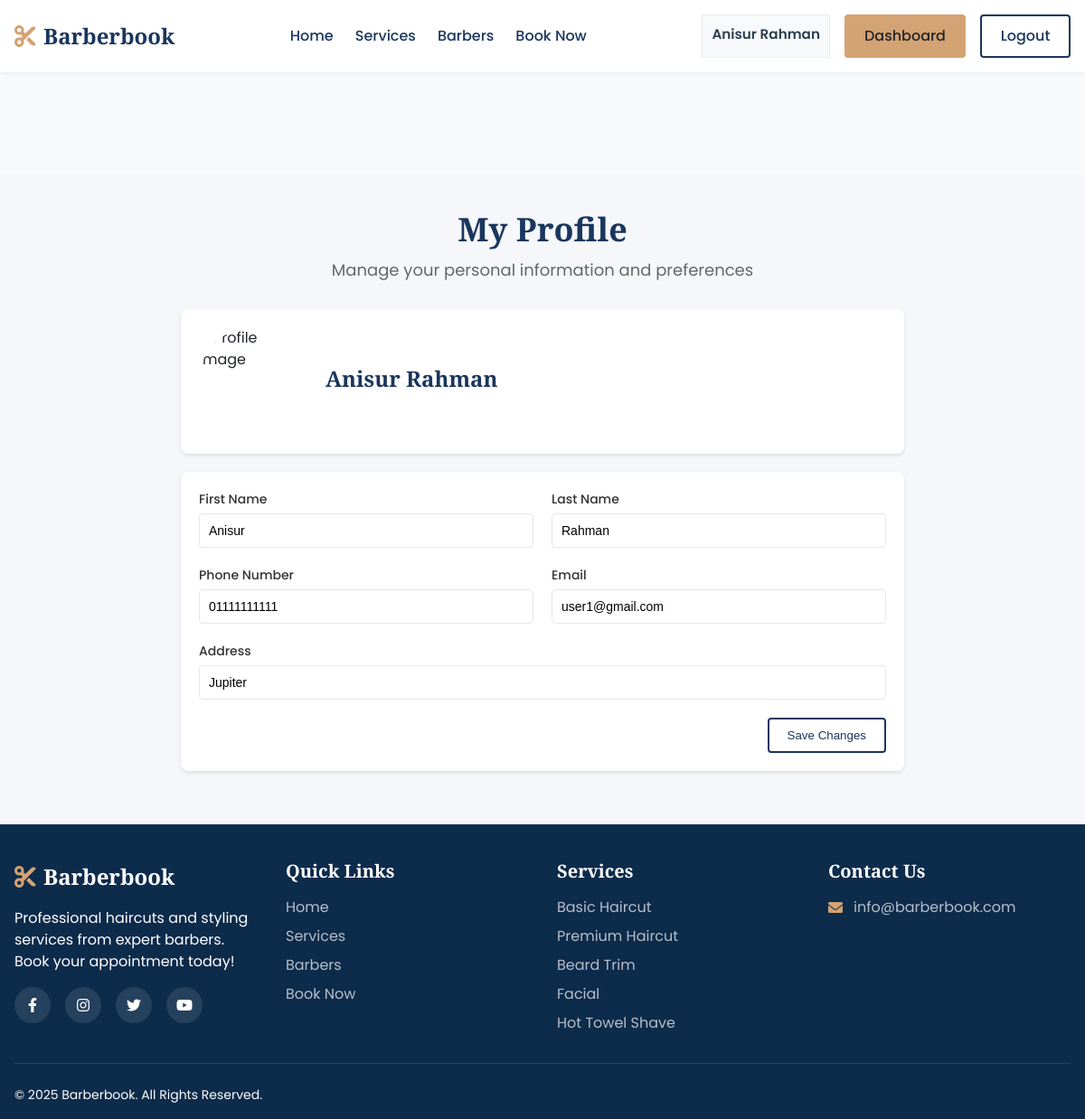
The app's page /customer/profile.php (signed in) with its own data.
### tables this page shows
CREATE TABLE `customers` (
  `UserID` int(11) NOT NULL,
  `FirstName` varchar(40) NOT NULL,
  `LastName` varchar(40) NOT NULL,
  `Email` varchar(100) NOT NULL,
  `Phone` varchar(11) NOT NULL,
  `PassHash` varchar(255) NOT NULL,
  `Address` varchar(255) NOT NULL,
  `UsedReferralCode` varchar(10) DEFAULT NULL,
  `UniqueReferral` varchar(10) DEFAULT NULL
);

CREATE TABLE `services` (
  `ServiceID` int(11) NOT NULL,
  `Name` varchar(60) NOT NULL,
  `Description` text DEFAULT NULL,
  `Duration` int(11) NOT NULL,
  `Price` int(11) NOT NULL
);

### includes/functions.php (called while the page is built, shortened)
<?php
function isLoggedIn() {
    return isset($_SESSION['user_id']);
}
function isBarber() {
    return isset($_SESSION['user_type']) && $_SESSION['user_type'] === 'barber';
}

### customer/profile.php (the view, shortened to what this page needs)
<?php
require_once '../config/database.php';
require_once '../includes/functions.php';
$customer_id = $_SESSION['user_id'];
$query = "SELECT * FROM Customers WHERE UserID = ?";
$stmt = $conn->prepare($query);
$stmt->bind_param("i", $customer_id);
$stmt->execute();
$customer = $stmt->get_result()->fetch_assoc();
include '../includes/header.php';
?>
<main>
    <section class="profile-section">
        <div class="container">
            <div class="profile-header">
                <h1>My Profile</h1>
                <p>Manage your personal information and preferences</p>
            </div>
            <div class="profile-content">
                <div class="profile-card">
                    <div class="profile-image">
                        <img src="https://images.pexels.com/photos/15613465/pexels-photo-15613465/free-photo-of-man-with-beard-holding-scissors.jpeg?auto=compress&cs=tinysrgb&w=600" alt="Profile Image">
                    </div>
                    <div class="profile-info">
                        <h2><?php echo htmlspecialchars($customer['FirstName'] . ' ' . $customer['LastName']); ?></h2>
                    </div>
                </div>
                <form action="profile.php" method="POST" class="profile-form">
                    <div class="form-grid">
                        <div class="form-group">
                            <label for="first_name">First Name</label>
                            <input type="text" id="first_name" name="first_name" value="<?php echo htmlspecialchars($customer['FirstName']); ?>" required>
                        </div>
                        <div class="form-group">
                            <label for="last_name">Last Name</label>
                            <input type="text" id="last_name" name="last_name" value="<?php echo htmlspecialchars($customer['LastName']); ?>" required>
                        </div>
                        <div class="form-group">
                            <label for="phone">Phone Number</label>
                            <input type="tel" id="phone" name="phone" value="<?php echo htmlspecialchars($customer['Phone']); ?>" required>
                        </div>
                        <div class="form-group">
                            <label for="email">Email</label>
                            <input type="email" id="email" name="email" value="<?php echo htmlspecialchars($customer['Email']); ?>" required>
                        </div>
                        <div class="form-group full-width">
                            <label for="address">Address</label>
                            <input type="text" id="address" name="address" value="<?php echo htmlspecialchars($customer['Address']); ?>">
                        </div>
                    </div>
                    <div class="form-actions">
                        <button type="submit" class="btn btn-primary">Save Changes</button>
                    </div>
                </form>
            </div>
        </div>
    </section>
</main>
<?php include '../includes/footer.php'; ?>

### includes/header.php (shortened to what this page needs)
<?php
$base_path = '';
if (strpos($_SERVER['PHP_SELF'], '/barber/') !== false || strpos($_SERVER['PHP_SELF'], '/customer/') !== false) {
    $base_path = '../';
}
?>
<!DOCTYPE html>
<html lang="en">
<head>
    <link rel="stylesheet" href="https://cdnjs.cloudflare.com/ajax/libs/font-awesome/6.0.0-beta3/css/all.min.css">
    <link rel="stylesheet" href="<?php echo $base_path; ?>assets/css/styles.css?v=<?php echo time(); ?>">
</head>
<body>
    <header class="header">
        <div class="container">
            <div class="header-inner">
                <div class="logo">
                    <a href="<?php echo $base_path; ?>index.php">
                        <i class="fas fa-cut"></i>
                        <span>Barberbook</span>
                    </a>
                </div>
                <nav class="navigation">
                    <ul class="nav-links">
                        <li><a href="<?php echo $base_path; ?>index.php" class="<?php echo (basename($_SERVER['PHP_SELF']) == 'index.php') ? 'active' : ''; ?>">Home</a></li>
                        <li><a href="<?php echo $base_path; ?>services.php" class="<?php echo (basename($_SERVER['PHP_SELF']) == 'services.php') ? 'active' : ''; ?>">Services</a></li>
                        <li><a href="<?php echo $base_path; ?>barbers.php" class="<?php echo (basename($_SERVER['PHP_SELF']) == 'barbers.php') ? 'active' : ''; ?>">Barbers</a></li>
                        <li><a href="<?php echo $base_path; ?>booking.php" class="<?php echo (basename($_SERVER['PHP_SELF']) == 'booking.php') ? 'active' : ''; ?>">Book Now</a></li>
                    </ul>
                </nav>
                <div class="auth-buttons">
                    <?php if (isLoggedIn()): ?>
                        <?php
                        $user_id = $_SESSION['user_id'];
                        $user_type = isBarber() ? 'Barbers' : 'Customers';
                        $name_query = "SELECT FirstName, LastName FROM $user_type WHERE UserID = ?";
                        $stmt = $conn->prepare($name_query);
                        $stmt->bind_param("i", $user_id);
                        $stmt->execute();
                        $result = $stmt->get_result();
                        $user = $result->fetch_assoc();
                        $user_name = $user ? htmlspecialchars($user['FirstName'] . ' ' . $user['LastName']) : '';
                        ?>
                        <span class="user-name"><?php echo $user_name; ?></span>
                        <?php if (isBarber()): ?>
                            <a href="<?php echo $base_path; ?>barber/dashboard.php" class="btn btn-secondary">Dashboard</a>
                        <?php else: ?>
                            <a href="<?php echo $base_path; ?>customer/dashboard.php" class="btn btn-secondary">Dashboard</a>
                        <?php endif; ?>
                        <a href="<?php echo $base_path; ?>logout.php" class="btn btn-outline">Logout</a>
                    <?php else: ?>
                        <a href="<?php echo $base_path; ?>login.php" class="btn btn-outline">Login</a>
                        <a href="<?php echo $base_path; ?>register.php" class="btn btn-primary">Register</a>
                    <?php endif; ?>
                </div>
            </div>
        </div>
    </header>
    <div class="flash-message-container">
    </div>

### includes/footer.php (shortened to what this page needs)
<?php
$base_path = '';
if (strpos($_SERVER['PHP_SELF'], '/barber/') !== false || strpos($_SERVER['PHP_SELF'], '/customer/') !== false) {
    $base_path = '../';
}
?>
<footer class="footer">
    <div class="container">
        <div class="footer-top">
            <div class="footer-info">
                <div class="footer-logo">
                    <i class="fas fa-cut"></i>
                    <span>Barberbook</span>
                </div>
                <p>Professional haircuts and styling services from expert barbers. Book your appointment today!</p>
                <div class="social-links">
                    <a href="#" class="social-link"><i class="fab fa-facebook-f"></i></a>
                    <a href="#" class="social-link"><i class="fab fa-instagram"></i></a>
                    <a href="#" class="social-link"><i class="fab fa-twitter"></i></a>
                    <a href="#" class="social-link"><i class="fab fa-youtube"></i></a>
                </div>
            </div>
            <div class="footer-links">
                <h3>Quick Links</h3>
                <ul>
                    <li><a href="<?php echo $base_path; ?>index.php">Home</a></li>
                    <li><a href="<?php echo $base_path; ?>services.php">Services</a></li>
                    <li><a href="<?php echo $base_path; ?>barbers.php">Barbers</a></li>
                    <li><a href="<?php echo $base_path; ?>booking.php">Book Now</a></li>
                </ul>
            </div>
            <div class="footer-links">
                <h3>Services</h3>
                <ul>
                    <?php
                    $sql = "SELECT ServiceID, Name FROM Services LIMIT 5";
                    $result = $conn->query($sql);
                    if ($result->num_rows > 0) {
                        while ($row = $result->fetch_assoc()) {
                            echo '<li><a href="' . $base_path . 'services.php?id=' . $row['ServiceID'] . '">' . htmlspecialchars($row['Name']) . '</a></li>';
                        }
                    }
                    ?>
                </ul>
            </div>
            <div class="footer-contact">
                <h3>Contact Us</h3>
                <p><i class="fas fa-envelope"></i> info@barberbook.com</p>
            </div>
        </div>
        <div class="footer-bottom">
            <p>&copy; <?php echo date('Y'); ?> Barberbook. All Rights Reserved.</p>
        </div>
    </div>
</footer>
</body>
</html>

### includes/header.php (style rules this page uses)
.user-name { color: #2c3e50; font-weight: 600; margin-right: 10px auto; font-size: 0.95em; padding: 10px; background: #f8f9fa; border: 1px solid #e9ecef; }

### customer/profile.php (style rules this page uses)
.profile-section { padding: 4rem 0; background-color: #f5f7fa; min-height: calc(100vh - 80px); margin-top: 80px; }
.profile-header { text-align: center; margin-bottom: 3rem; }
.profile-header h1 { font-size: 3.6rem; color: #1a365d; margin-bottom: 1rem; }
.profile-header p { font-size: 1.8rem; color: #666; }
.profile-content { max-width: 800px; margin: 0 auto; }
.profile-card { background-color: white; border-radius: 8px; box-shadow: 0 2px 4px rgba(0,0,0,0.1); padding: 2rem; margin-bottom: 2rem; display: flex; align-items: center; gap: 2rem; }
.profile-image { width: 120px; height: 120px; border-radius: 50%; overflow: hidden; }
.profile-image img { width: 100%; height: 100%; object-fit: cover; }
.profile-info h2 { font-size: 2.4rem; color: #1a365d; margin-bottom: 0.5rem; }
.profile-form { background-color: white; border-radius: 8px; box-shadow: 0 2px 4px rgba(0,0,0,0.1); padding: 2rem; }
.form-grid { display: grid; grid-template-columns: repeat(2, 1fr); gap: 2rem; margin-bottom: 2rem; }
.form-group { display: flex; flex-direction: column; gap: 0.5rem; }
.form-group.full-width { grid-column: 1 / -1; }
.form-group label { font-weight: 500; color: #333; font-size: 1.4rem; }
.form-group input { padding: 1rem; border: 1px solid #e2e8f0; border-radius: 4px; font-size: 1.4rem; transition: border-color 0.2s ease; }
.form-actions { display: flex; justify-content: flex-end; gap: 1rem; }

### records on screen
customers: user_name "Anisur Rahman", FirstName+LastName "Anisur Rahman", first_name "Anisur", last_name "Rahman", phone "01111111111", email "user1@gmail.com", address "Jupiter"
services: Name "Basic Haircut"
services: Name "Premium Haircut"
services: Name "Beard Trim"
services: Name "Facial"
services: Name "Hot Towel Shave"
